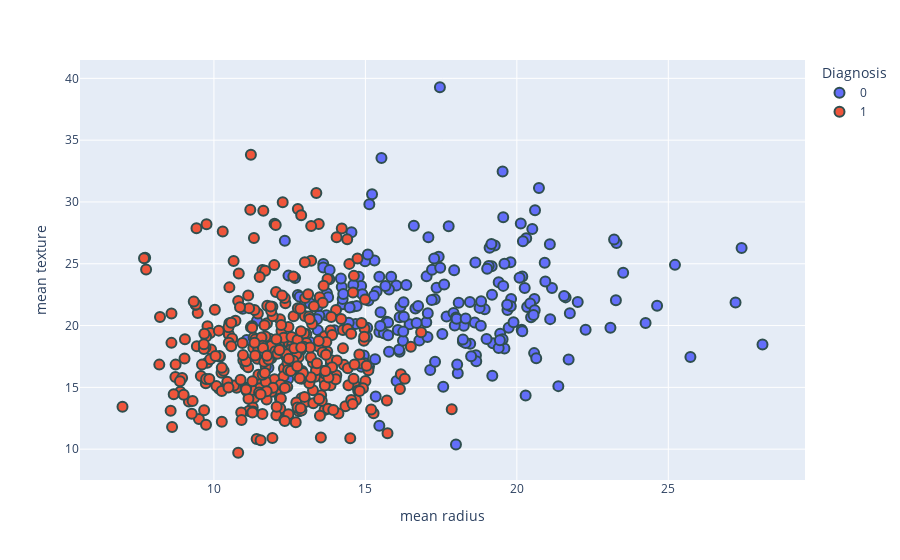

Notebook code cell kept with this figure:
### Code cell
produce_scatter_plot(breast_cancer_inputs,
                     breast_cancer_outputs,
                     ['mean radius','mean texture']) # <== Change these two column names to any two from the dataset

### Figure 1 — Plotly figure (JSON) as saved in the notebook; plotly's stock layout.template omitted (floating-point values rounded to 4 significant figures; data arrays with more than 128 entries replaced by an {"elided": "..."} marker saying what was removed)
{"data": [{"hovertemplate": "Diagnosis=0<br>mean radius=%{x}<br>mean texture=%{y}<extra></extra>", "legendgroup": "0", "marker": {"color": "#636efa", "line": {"color": "DarkSlateGrey", "width": 2}, "size": 10, "symbol": "circle"}, "mode": "markers", "name": "0", "orientation": "v", "showlegend": true, "type": "scatter", "x": {"elided": "212 float values"}, "xaxis": "x", "y": {"elided": "212 float values"}, "yaxis": "y"}, {"hovertemplate": "Diagnosis=1<br>mean radius=%{x}<br>mean texture=%{y}<extra></extra>", "legendgroup": "1", "marker": {"color": "#EF553B", "line": {"color": "DarkSlateGrey", "width": 2}, "size": 10, "symbol": "circle"}, "mode": "markers", "name": "1", "orientation": "v", "showlegend": true, "type": "scatter", "x": {"elided": "357 float values"}, "xaxis": "x", "y": {"elided": "357 float values"}, "yaxis": "y"}], "layout": {"legend": {"title": {"text": "Diagnosis"}, "tracegroupgap": 0}, "margin": {"t": 60}, "xaxis": {"anchor": "y", "domain": [0, 1], "title": {"text": "mean radius"}}, "yaxis": {"anchor": "x", "domain": [0, 1], "title": {"text": "mean texture"}}}}
